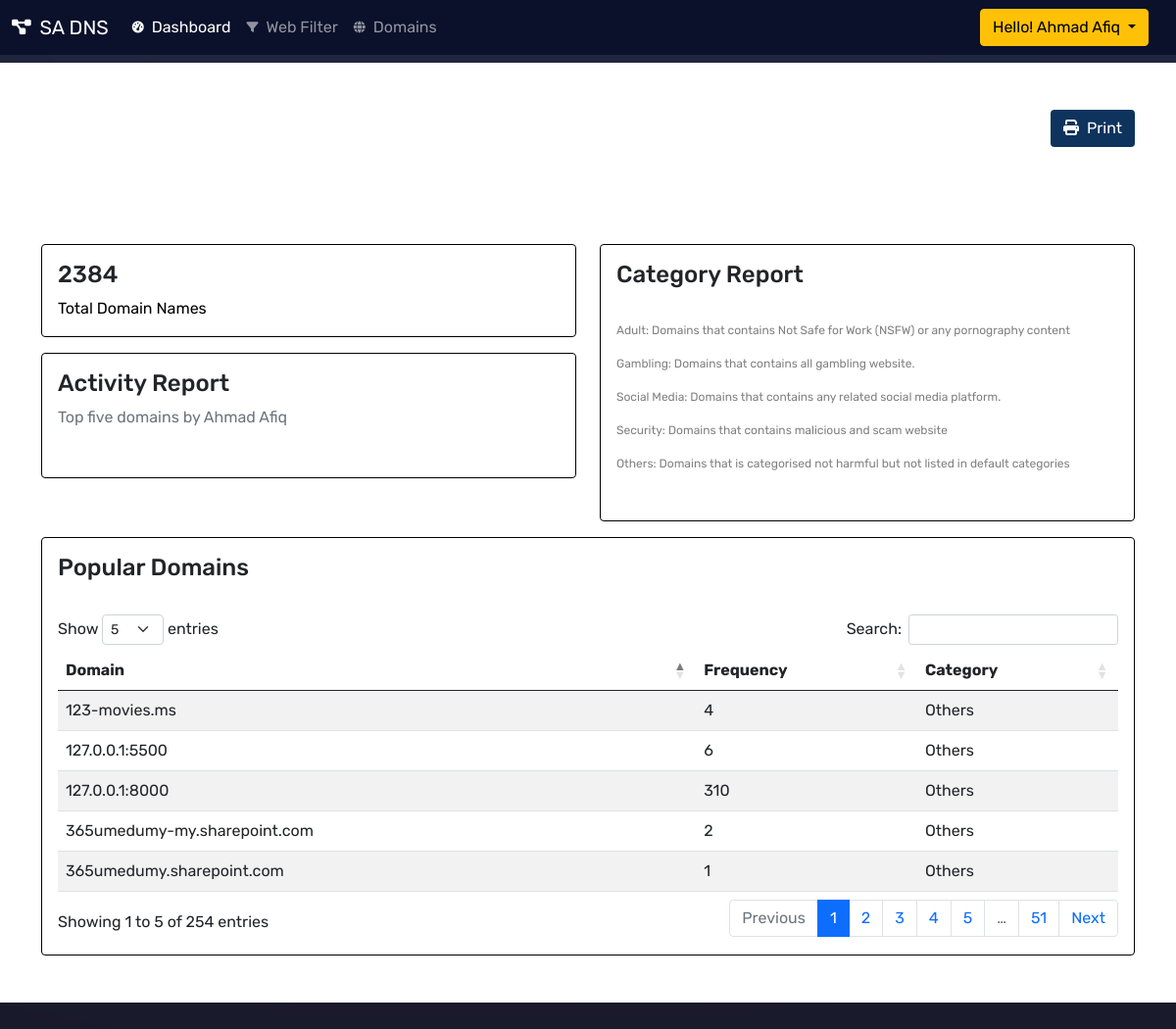
The page /dashboard/ (signed in) on the database its author committed.
### dashboard/models.py (models this page shows, shortened)
class Domain(models.Model):
    id = models.UUIDField(
        default=uuid.uuid4, unique=True, primary_key=True, editable=False
    )
    owner = models.ForeignKey(Profile,null=True, blank=True,on_delete=models.SET_NULL)
    domain = models.CharField(max_length=500)
    freq = models.IntegerField(null=True, blank=True)
    cat_id = models.ForeignKey('Category', null=True, blank=True, on_delete=models.SET_NULL)
    def __str__(self):
        return self.domain
    class Meta:
        ordering = ['freq']

class Category(models.Model):
    id = models.UUIDField(
        default=uuid.uuid4, unique=True, primary_key=True, editable=False
    )
    name = models.CharField(max_length=200)

### dashboard/views.py (the view)
# urls.py: path('', views.dashboard, name='dashboard'),
@login_required(login_url="login")
def dashboard(request):
    profile = request.user.profile
    name = request.user.first_name
    domains = Domain.objects.filter(owner=profile)
    totalDNSquery = 0
    for x in domains:
        totalDNSquery = totalDNSquery + x.freq
    top_five = Domain.objects.order_by('-freq').filter(owner=profile).values_list('freq', flat=True).distinct()
    top_activity = Domain.objects.order_by('-freq').filter(freq__in=top_five[:5], owner=profile)
    datatop_five = []
    datatop_domain = []
    for x in top_activity:
        datatop_domain.append(x.domain)
        datatop_five.append(x.freq)
    gambling, socialmed, security, adult, others = 0, 0, 0, 0, 0
    for x in domains:
        if (x.cat_id.name == 'Adult'):
            adult = adult + x.freq
        elif (x.cat_id.name == 'Gambling'):
            gambling = gambling + x.freq
        elif (x.cat_id.name == 'Social Media'):
            socialmed = socialmed + x.freq
        elif (x.cat_id.name == 'Malware'):
            security = security + x.freq
        elif (x.cat_id.name == 'Others'):
            others = others + x.freq
    data_category = [adult, gambling, socialmed, security, others]
    context = {
        'name' : name,
        'totalDNSquery': totalDNSquery,
        'domains': domains,
        'datatop_five': json.dumps(datatop_five),
        'labels': json.dumps(datatop_domain),
        'data_category' : json.dumps(data_category),
    }
    return render(request, 'dashboard/dashboard.html', context)

### dashboard/templates/dashboard/dashboard.html (shortened to what this page needs)
{% include 'main-dashboard.html' %}
{% load static %}
{% block style %}
<link href="{% static 'styles/dashboard.css' %}" rel="stylesheet">
{% endblock style %}
{% block content %}
    <nav class="navbar navbar-expand-md navbar-dark">
        <div class="container-fluid">
            <a class="navbar-brand" href="{% url 'home' %}">
                <i class="me-1 fas fa-project-diagram fa-sm"></i> SA DNS
            </a>
            <div class="collapse navbar-collapse" id="navbarCollapse">
                <ul class="navbar-nav me-auto mb-2 mb-md-0">
                    <li class="nav-item">
                        <a class="nav-link active" aria-current="page" href="{% url 'dashboard' %}">
                            <i class="me-2 fas fa-tachometer-alt fa-xs"></i>Dashboard
                        </a>
                    </li>
                    <li class="nav-item">
                        <a class="nav-link" aria-current="page" href="{% url 'webfilter' %}">
                            <i class="me-2 fas fa-filter fa-xs"></i>Web Filter
                        </a>
                    </li>
                    <li class="nav-item">
                        <a class="nav-link" aria-current="page" href="{% url 'domains' %}">
                            <i class="me-2 fas fa-globe fa-xs"></i>Domains
                        </a>
                    </li>
                </ul>
                <div class="dropdown me-3">
                    <button class="btn btn-warning dropdown-toggle" type="button" id="dropdownMenuButton1" data-bs-toggle="dropdown" aria-expanded="false">
                      Hello! {{name}}
                    </button>
                </div>
            </div>
        </div>
    </nav>
    <main>
        <div class="container primaryContainer mt-2">
            <div class="row mb-3 pt-5">
                <div class="col-md-8">
                    <div class="">
                        <h1>DASHBOARD</h1>
                        <hr>
                        <p>Summary of queries and analytical reports for user.</p>
                    </div>
                </div>
                <div class="col-md-4">
                    <div class="d-flex justify-content-end">
                        <a href="{% url 'dashboard_report' %}">
                            <button class="btn btn-print text-white">
                                <i class="fas fa-print me-2"></i>Print
                            </button>
                        </a>
                    </div>
                </div>
            </div>
        </div>
        <div class="container">
            <div class="row mb-3">
                <div class="col-md-6">
                    <div class="pb-3">
                        <div class="card">
                            <div class="card-body">
                                <h4 class="card-title">{{totalDNSquery}}</h4>
                                <p style='color: black;'class="card-text">
                                    Total Domain Names
                                </p>
                            </div>
                        </div>
                    </div>
                    <div class="row mb-3">
                        <div class="col">
                            <div class="card">
                                <div class="card-body table-responsive">
                                    <h4 class="card-title">Activity Report</h4>
                                    <p class="text-muted">Top five domains by {{name}}</p>
                                    <hr>
                                </div>
                            </div>
                        </div>
                    </div>
                </div>
                <div class="col-md-6">
                    <div class="row">
                        <div class="col">
                            <div class="card">
                                <div class="card-body">
                                    <h4 class="card-title">Category Report</h4>
                                    <hr>
                                    <p style="font-size: 12px; color: grey;">Adult: Domains that contains Not Safe for Work (NSFW) or any pornography content</p>
                                    <p style="font-size: 12px; color: grey;">Gambling: Domains that contains all gambling website.</p>
                                    <p style="font-size: 12px; color: grey;">Social Media: Domains that contains any related social media platform.</p>
                                    <p style="font-size: 12px; color: grey;">Security: Domains that contains malicious and scam website</p>
                                    <p style="font-size: 12px; color: grey;">Others: Domains that is categorised not harmful but not listed in default categories</p>
                                    <hr>
                                </div>
                            </div>
                        </div>
                    </div>
                </div>
            </div>
            <div class="col mb-5 pb-5">
                <div class="card">
                    <div class="card-body table-responsive">
                        <h4 class="card-title">Popular Domains</h4>
                        <hr>
                        <table id="example" class="table table-striped" style="width:100%">
                            <thead>
                                <tr>
                                    <th>Domain</th>
                                    <th>Frequency</th>
                                    <th>Category</th>
                                </tr>
                            </thead>
                            <tbody>
                                {% for domain in domains %}
                                <tr>
                                    <td>{{domain}}</td>
                                    <td>{{domain.freq}}</td>
                                    <td>{{domain.cat_id.name}}</td>
                                </tr>
                                {% endfor %}
                            </tbody>
                        </table>
                    </div>
                </div>
            </div>
        </div>
    </main>
{% endblock content %}

### templates/main-dashboard.html (shortened to what this page needs)
<!doctype html>
{% load static %}
<html lang="en">
<head>
    <link href="https://cdn.jsdelivr.net/npm/bootstrap@5.1.3/dist/css/bootstrap.min.css" rel="stylesheet" xintegrity="sha384-1BmE4kWBq78iYhFldvKuhfTAU6auU8tT94WrHftjDbrCEXSU1oBoqyl2QvZ6jIW3">
    <link rel="stylesheet" type="text/css" href="https://cdn.datatables.net/1.11.4/css/dataTables.bootstrap5.min.css">
    <link rel="stylesheet" type="text/css" href="https://cdnjs.cloudflare.com/ajax/libs/twitter-bootstrap/5.0.1/css/bootstrap.min.css">
    <link href="{% static 'styles/style.css' %}" rel="stylesheet">
    <link href="{% static 'styles/grid.css' %}" rel="stylesheet">
</head>
<body class="">
</body>
</html>

### staticfiles/styles/style.css (style rules this page uses)
:root { --main-color: #0E345E; --color-dark: #0b112b; --text-main: #808E9E; --text-white: white; --backgroud-content: #4998F2; --sidebar-color: #0E345E; }
* { padding: 0; margin: 0; box-sizing: border-box; list-style-type: none; text-decoration: none; font-family: 'Rubik', sans-serif; }
html { scroll-behavior: smooth; }
main { background: white; }
.nav-link { color: white; }
.btn-print { background: var(--main-color); }
.navbar { background: var(--color-dark); }
.table-responsive { width: 100%; overflow-x: auto; }
.card { border: 1px solid black; }
.dropdown-toggle { outline: 0; }

### static/styles/dashboard.css (style rules this page uses)
.primaryContainer h1, hr, p, h3, ul { color: white; }

### templates/main-dashboard.html (style rules this page uses)
body { background-image: url('/static/images/dashboardbackground.png'); }
main { background-color: transparent; }

### rows shown on the page
Domain: domain "365umedumy.sharepoint.com", freq "1", cat_id.name "Others"
Domain: domain "365umedumy-my.sharepoint.com", freq "2", cat_id.name "Others"
Domain: domain "123-movies.ms", freq "4", cat_id.name "Others"
Domain: domain "127.0.0.1:5500", freq "6", cat_id.name "Others"
Domain: domain "127.0.0.1:8000", freq "310", cat_id.name "Others"

### other values the page prints
{{ name }} "Ahmad Afiq"
{{ totalDNSquery }} "2384"
